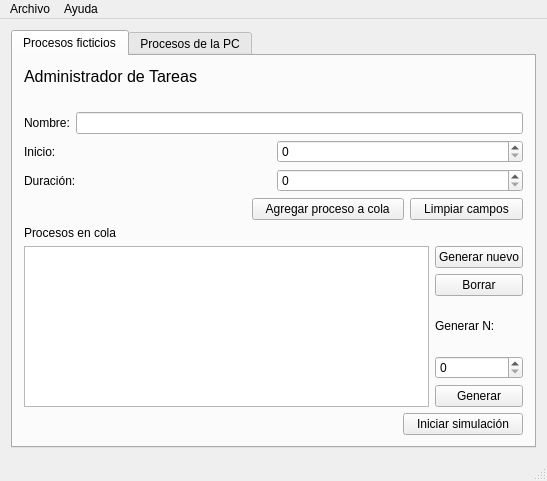
<?xml version="1.0" encoding="UTF-8"?>
<ui version="4.0">
 <class>MainWindow</class>
 <widget class="QMainWindow" name="MainWindow">
  <property name="geometry">
   <rect>
    <x>0</x>
    <y>0</y>
    <width>547</width>
    <height>481</height>
   </rect>
  </property>
  <property name="windowTitle">
   <string>Administrador de Tareas</string>
  </property>
  <property name="windowIcon">
   <iconset>
    <normaloff>../../Pictures/Memes/WallpaperStudio10-10305.jpg</normaloff>../../Pictures/Memes/WallpaperStudio10-10305.jpg</iconset>
  </property>
  <widget class="QWidget" name="centralWidget">
   <layout class="QGridLayout" name="gridLayout">
    <item row="0" column="0">
     <widget class="QTabWidget" name="tabs">
      <property name="currentIndex">
       <number>0</number>
      </property>
      <widget class="QWidget" name="tab_ficticios">
       <attribute name="title">
        <string>Procesos ficticios</string>
       </attribute>
       <layout class="QVBoxLayout" name="verticalLayout_2">
        <item>
         <widget class="QLabel" name="titulo_label">
          <property name="font">
           <font>
            <pointsize>12</pointsize>
           </font>
          </property>
          <property name="text">
           <string>Administrador de Tareas</string>
          </property>
         </widget>
        </item>
        <item>
         <widget class="QLabel" name="descripcion_label">
          <property name="text">
           <string/>
          </property>
         </widget>
        </item>
        <item>
         <layout class="QHBoxLayout" name="nombre_layout">
          <item>
           <widget class="QLabel" name="nombre_label">
            <property name="text">
             <string>Nombre:</string>
            </property>
           </widget>
          </item>
          <item>
           <widget class="QLineEdit" name="nombre"/>
          </item>
         </layout>
        </item>
        <item>
         <layout class="QHBoxLayout" name="inicio_layout">
          <item>
           <widget class="QLabel" name="inicio_label">
            <property name="text">
             <string>Inicio:</string>
            </property>
           </widget>
          </item>
          <item>
           <widget class="QSpinBox" name="inicio"/>
          </item>
         </layout>
        </item>
        <item>
         <layout class="QHBoxLayout" name="duracion_layout">
          <item>
           <widget class="QLabel" name="duracion_label">
            <property name="text">
             <string>Duración:</string>
            </property>
           </widget>
          </item>
          <item>
           <widget class="QSpinBox" name="duracion"/>
          </item>
         </layout>
        </item>
        <item>
         <layout class="QHBoxLayout" name="campos_layout">
          <item>
           <spacer name="horizontalSpacer_2">
            <property name="orientation">
             <enum>Qt::Horizontal</enum>
            </property>
            <property name="sizeHint" stdset="0">
             <size>
              <width>40</width>
              <height>20</height>
             </size>
            </property>
           </spacer>
          </item>
          <item>
           <widget class="QPushButton" name="boton_agregar">
            <property name="text">
             <string>   Agregar proceso a cola   </string>
            </property>
            <property name="autoDefault">
             <bool>true</bool>
            </property>
            <property name="default">
             <bool>false</bool>
            </property>
           </widget>
          </item>
          <item>
           <widget class="QPushButton" name="boton_limpiar">
            <property name="text">
             <string>   Limpiar campos   </string>
            </property>
            <property name="autoDefault">
             <bool>true</bool>
            </property>
            <property name="default">
             <bool>false</bool>
            </property>
           </widget>
          </item>
         </layout>
        </item>
        <item>
         <widget class="QLabel" name="procesos_label">
          <property name="text">
           <string>Procesos en cola</string>
          </property>
         </widget>
        </item>
        <item>
         <layout class="QHBoxLayout" name="procesos_layout">
          <item>
           <widget class="QTableWidget" name="tabla"/>
          </item>
          <item>
           <layout class="QVBoxLayout" name="verticalLayout">
            <item>
             <widget class="QPushButton" name="boton_generar">
              <property name="text">
               <string>Generar nuevo</string>
              </property>
              <property name="autoDefault">
               <bool>true</bool>
              </property>
              <property name="default">
               <bool>false</bool>
              </property>
             </widget>
            </item>
            <item>
             <widget class="QPushButton" name="boton_borrar">
              <property name="text">
               <string>Borrar</string>
              </property>
              <property name="autoDefault">
               <bool>true</bool>
              </property>
              <property name="default">
               <bool>false</bool>
              </property>
             </widget>
            </item>
            <item>
             <widget class="QLabel" name="label">
              <property name="text">
               <string>Generar N:</string>
              </property>
             </widget>
            </item>
            <item>
             <widget class="QSpinBox" name="spin_generar">
              <property name="maximum">
               <number>1000000</number>
              </property>
             </widget>
            </item>
            <item>
             <widget class="QPushButton" name="generar_n">
              <property name="text">
               <string>Generar</string>
              </property>
             </widget>
            </item>
           </layout>
          </item>
         </layout>
        </item>
        <item>
         <layout class="QHBoxLayout" name="simulacion_layout">
          <item>
           <spacer name="horizontalSpacer">
            <property name="orientation">
             <enum>Qt::Horizontal</enum>
            </property>
            <property name="sizeType">
             <enum>QSizePolicy::MinimumExpanding</enum>
            </property>
            <property name="sizeHint" stdset="0">
             <size>
              <width>40</width>
              <height>20</height>
             </size>
            </property>
           </spacer>
          </item>
          <item>
           <widget class="QPushButton" name="boton_inicio">
            <property name="text">
             <string>   Iniciar simulación   </string>
            </property>
            <property name="autoDefault">
             <bool>true</bool>
            </property>
            <property name="default">
             <bool>false</bool>
            </property>
           </widget>
          </item>
         </layout>
        </item>
       </layout>
       <zorder>titulo_label</zorder>
       <zorder>procesos_label</zorder>
       <zorder>descripcion_label</zorder>
      </widget>
      <widget class="QWidget" name="tab_reales">
       <attribute name="title">
        <string>Procesos de la PC</string>
       </attribute>
      </widget>
     </widget>
    </item>
   </layout>
  </widget>
  <widget class="QMenuBar" name="menuBar">
   <property name="geometry">
    <rect>
     <x>0</x>
     <y>0</y>
     <width>547</width>
     <height>19</height>
    </rect>
   </property>
   <widget class="QMenu" name="menuArchivo">
    <property name="title">
     <string>Archivo</string>
    </property>
    <addaction name="actionReiniciar"/>
    <addaction name="separator"/>
    <addaction name="actionSalir"/>
   </widget>
   <widget class="QMenu" name="menuAyuda">
    <property name="title">
     <string>Ayuda</string>
    </property>
    <addaction name="actionInstrucciones"/>
    <addaction name="actionAcerca_de"/>
   </widget>
   <addaction name="menuArchivo"/>
   <addaction name="menuAyuda"/>
  </widget>
  <widget class="QStatusBar" name="statusBar"/>
  <action name="actionInstrucciones">
   <property name="text">
    <string>Instrucciones</string>
   </property>
  </action>
  <action name="actionAcerca_de">
   <property name="text">
    <string>Acerca de</string>
   </property>
  </action>
  <action name="actionReiniciar">
   <property name="text">
    <string>Reiniciar</string>
   </property>
  </action>
  <action name="actionSalir">
   <property name="text">
    <string>Salir</string>
   </property>
  </action>
 </widget>
 <layoutdefault spacing="6" margin="11"/>
 <resources/>
 <connections/>
</ui>
